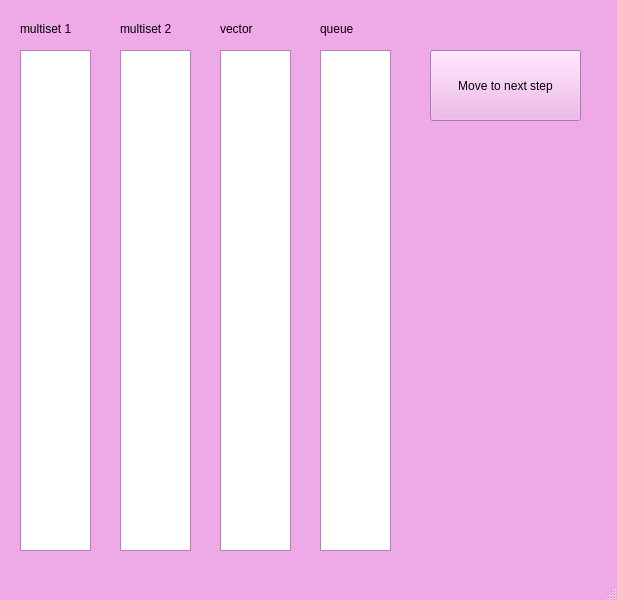
<?xml version="1.0" encoding="UTF-8"?>
<ui version="4.0">
 <class>MainWindow</class>
 <widget class="QMainWindow" name="MainWindow">
  <property name="geometry">
   <rect>
    <x>0</x>
    <y>0</y>
    <width>617</width>
    <height>600</height>
   </rect>
  </property>
  <property name="palette">
   <palette>
    <active>
     <colorrole role="WindowText">
      <brush brushstyle="SolidPattern">
       <color alpha="255">
        <red>0</red>
        <green>0</green>
        <blue>0</blue>
       </color>
      </brush>
     </colorrole>
     <colorrole role="Button">
      <brush brushstyle="SolidPattern">
       <color alpha="255">
        <red>238</red>
        <green>170</green>
        <blue>231</blue>
       </color>
      </brush>
     </colorrole>
     <colorrole role="Light">
      <brush brushstyle="SolidPattern">
       <color alpha="255">
        <red>255</red>
        <green>255</green>
        <blue>255</blue>
       </color>
      </brush>
     </colorrole>
     <colorrole role="Midlight">
      <brush brushstyle="SolidPattern">
       <color alpha="255">
        <red>246</red>
        <green>212</green>
        <blue>243</blue>
       </color>
      </brush>
     </colorrole>
     <colorrole role="Dark">
      <brush brushstyle="SolidPattern">
       <color alpha="255">
        <red>119</red>
        <green>85</green>
        <blue>115</blue>
       </color>
      </brush>
     </colorrole>
     <colorrole role="Mid">
      <brush brushstyle="SolidPattern">
       <color alpha="255">
        <red>159</red>
        <green>113</green>
        <blue>154</blue>
       </color>
      </brush>
     </colorrole>
     <colorrole role="Text">
      <brush brushstyle="SolidPattern">
       <color alpha="255">
        <red>0</red>
        <green>0</green>
        <blue>0</blue>
       </color>
      </brush>
     </colorrole>
     <colorrole role="BrightText">
      <brush brushstyle="SolidPattern">
       <color alpha="255">
        <red>255</red>
        <green>255</green>
        <blue>255</blue>
       </color>
      </brush>
     </colorrole>
     <colorrole role="ButtonText">
      <brush brushstyle="SolidPattern">
       <color alpha="255">
        <red>0</red>
        <green>0</green>
        <blue>0</blue>
       </color>
      </brush>
     </colorrole>
     <colorrole role="Base">
      <brush brushstyle="SolidPattern">
       <color alpha="255">
        <red>255</red>
        <green>255</green>
        <blue>255</blue>
       </color>
      </brush>
     </colorrole>
     <colorrole role="Window">
      <brush brushstyle="SolidPattern">
       <color alpha="255">
        <red>238</red>
        <green>170</green>
        <blue>231</blue>
       </color>
      </brush>
     </colorrole>
     <colorrole role="Shadow">
      <brush brushstyle="SolidPattern">
       <color alpha="255">
        <red>0</red>
        <green>0</green>
        <blue>0</blue>
       </color>
      </brush>
     </colorrole>
     <colorrole role="AlternateBase">
      <brush brushstyle="SolidPattern">
       <color alpha="255">
        <red>246</red>
        <green>212</green>
        <blue>243</blue>
       </color>
      </brush>
     </colorrole>
     <colorrole role="ToolTipBase">
      <brush brushstyle="SolidPattern">
       <color alpha="255">
        <red>255</red>
        <green>255</green>
        <blue>220</blue>
       </color>
      </brush>
     </colorrole>
     <colorrole role="ToolTipText">
      <brush brushstyle="SolidPattern">
       <color alpha="255">
        <red>0</red>
        <green>0</green>
        <blue>0</blue>
       </color>
      </brush>
     </colorrole>
     <colorrole role="PlaceholderText">
      <brush brushstyle="SolidPattern">
       <color alpha="128">
        <red>0</red>
        <green>0</green>
        <blue>0</blue>
       </color>
      </brush>
     </colorrole>
    </active>
    <inactive>
     <colorrole role="WindowText">
      <brush brushstyle="SolidPattern">
       <color alpha="255">
        <red>0</red>
        <green>0</green>
        <blue>0</blue>
       </color>
      </brush>
     </colorrole>
     <colorrole role="Button">
      <brush brushstyle="SolidPattern">
       <color alpha="255">
        <red>238</red>
        <green>170</green>
        <blue>231</blue>
       </color>
      </brush>
     </colorrole>
     <colorrole role="Light">
      <brush brushstyle="SolidPattern">
       <color alpha="255">
        <red>255</red>
        <green>255</green>
        <blue>255</blue>
       </color>
      </brush>
     </colorrole>
     <colorrole role="Midlight">
      <brush brushstyle="SolidPattern">
       <color alpha="255">
        <red>246</red>
        <green>212</green>
        <blue>243</blue>
       </color>
      </brush>
     </colorrole>
     <colorrole role="Dark">
      <brush brushstyle="SolidPattern">
       <color alpha="255">
        <red>119</red>
        <green>85</green>
        <blue>115</blue>
       </color>
      </brush>
     </colorrole>
     <colorrole role="Mid">
      <brush brushstyle="SolidPattern">
       <color alpha="255">
        <red>159</red>
        <green>113</green>
        <blue>154</blue>
       </color>
      </brush>
     </colorrole>
     <colorrole role="Text">
      <brush brushstyle="SolidPattern">
       <color alpha="255">
        <red>0</red>
        <green>0</green>
        <blue>0</blue>
       </color>
      </brush>
     </colorrole>
     <colorrole role="BrightText">
      <brush brushstyle="SolidPattern">
       <color alpha="255">
        <red>255</red>
        <green>255</green>
        <blue>255</blue>
       </color>
      </brush>
     </colorrole>
     <colorrole role="ButtonText">
      <brush brushstyle="SolidPattern">
       <color alpha="255">
        <red>0</red>
        <green>0</green>
        <blue>0</blue>
       </color>
      </brush>
     </colorrole>
     <colorrole role="Base">
      <brush brushstyle="SolidPattern">
       <color alpha="255">
        <red>255</red>
        <green>255</green>
        <blue>255</blue>
       </color>
      </brush>
     </colorrole>
     <colorrole role="Window">
      <brush brushstyle="SolidPattern">
       <color alpha="255">
        <red>238</red>
        <green>170</green>
        <blue>231</blue>
       </color>
      </brush>
     </colorrole>
     <colorrole role="Shadow">
      <brush brushstyle="SolidPattern">
       <color alpha="255">
        <red>0</red>
        <green>0</green>
        <blue>0</blue>
       </color>
      </brush>
     </colorrole>
     <colorrole role="AlternateBase">
      <brush brushstyle="SolidPattern">
       <color alpha="255">
        <red>246</red>
        <green>212</green>
        <blue>243</blue>
       </color>
      </brush>
     </colorrole>
     <colorrole role="ToolTipBase">
      <brush brushstyle="SolidPattern">
       <color alpha="255">
        <red>255</red>
        <green>255</green>
        <blue>220</blue>
       </color>
      </brush>
     </colorrole>
     <colorrole role="ToolTipText">
      <brush brushstyle="SolidPattern">
       <color alpha="255">
        <red>0</red>
        <green>0</green>
        <blue>0</blue>
       </color>
      </brush>
     </colorrole>
     <colorrole role="PlaceholderText">
      <brush brushstyle="SolidPattern">
       <color alpha="128">
        <red>0</red>
        <green>0</green>
        <blue>0</blue>
       </color>
      </brush>
     </colorrole>
    </inactive>
    <disabled>
     <colorrole role="WindowText">
      <brush brushstyle="SolidPattern">
       <color alpha="255">
        <red>119</red>
        <green>85</green>
        <blue>115</blue>
       </color>
      </brush>
     </colorrole>
     <colorrole role="Button">
      <brush brushstyle="SolidPattern">
       <color alpha="255">
        <red>238</red>
        <green>170</green>
        <blue>231</blue>
       </color>
      </brush>
     </colorrole>
     <colorrole role="Light">
      <brush brushstyle="SolidPattern">
       <color alpha="255">
        <red>255</red>
        <green>255</green>
        <blue>255</blue>
       </color>
      </brush>
     </colorrole>
     <colorrole role="Midlight">
      <brush brushstyle="SolidPattern">
       <color alpha="255">
        <red>246</red>
        <green>212</green>
        <blue>243</blue>
       </color>
      </brush>
     </colorrole>
     <colorrole role="Dark">
      <brush brushstyle="SolidPattern">
       <color alpha="255">
        <red>119</red>
        <green>85</green>
        <blue>115</blue>
       </color>
      </brush>
     </colorrole>
     <colorrole role="Mid">
      <brush brushstyle="SolidPattern">
       <color alpha="255">
        <red>159</red>
        <green>113</green>
        <blue>154</blue>
       </color>
      </brush>
     </colorrole>
     <colorrole role="Text">
      <brush brushstyle="SolidPattern">
       <color alpha="255">
        <red>119</red>
        <green>85</green>
        <blue>115</blue>
       </color>
      </brush>
     </colorrole>
     <colorrole role="BrightText">
      <brush brushstyle="SolidPattern">
       <color alpha="255">
        <red>255</red>
        <green>255</green>
        <blue>255</blue>
       </color>
      </brush>
     </colorrole>
     <colorrole role="ButtonText">
      <brush brushstyle="SolidPattern">
       <color alpha="255">
        <red>119</red>
        <green>85</green>
        <blue>115</blue>
       </color>
      </brush>
     </colorrole>
     <colorrole role="Base">
      <brush brushstyle="SolidPattern">
       <color alpha="255">
        <red>238</red>
        <green>170</green>
        <blue>231</blue>
       </color>
      </brush>
     </colorrole>
     <colorrole role="Window">
      <brush brushstyle="SolidPattern">
       <color alpha="255">
        <red>238</red>
        <green>170</green>
        <blue>231</blue>
       </color>
      </brush>
     </colorrole>
     <colorrole role="Shadow">
      <brush brushstyle="SolidPattern">
       <color alpha="255">
        <red>0</red>
        <green>0</green>
        <blue>0</blue>
       </color>
      </brush>
     </colorrole>
     <colorrole role="AlternateBase">
      <brush brushstyle="SolidPattern">
       <color alpha="255">
        <red>238</red>
        <green>170</green>
        <blue>231</blue>
       </color>
      </brush>
     </colorrole>
     <colorrole role="ToolTipBase">
      <brush brushstyle="SolidPattern">
       <color alpha="255">
        <red>255</red>
        <green>255</green>
        <blue>220</blue>
       </color>
      </brush>
     </colorrole>
     <colorrole role="ToolTipText">
      <brush brushstyle="SolidPattern">
       <color alpha="255">
        <red>0</red>
        <green>0</green>
        <blue>0</blue>
       </color>
      </brush>
     </colorrole>
     <colorrole role="PlaceholderText">
      <brush brushstyle="SolidPattern">
       <color alpha="128">
        <red>0</red>
        <green>0</green>
        <blue>0</blue>
       </color>
      </brush>
     </colorrole>
    </disabled>
   </palette>
  </property>
  <property name="windowTitle">
   <string>MainWindow</string>
  </property>
  <widget class="QWidget" name="centralwidget">
   <widget class="QTextEdit" name="multiset_textEdit_1">
    <property name="geometry">
     <rect>
      <x>20</x>
      <y>50</y>
      <width>71</width>
      <height>501</height>
     </rect>
    </property>
    <property name="readOnly">
     <bool>true</bool>
    </property>
   </widget>
   <widget class="QTextEdit" name="multiset_textEdit_2">
    <property name="geometry">
     <rect>
      <x>120</x>
      <y>50</y>
      <width>71</width>
      <height>501</height>
     </rect>
    </property>
    <property name="readOnly">
     <bool>true</bool>
    </property>
   </widget>
   <widget class="QLabel" name="label">
    <property name="geometry">
     <rect>
      <x>20</x>
      <y>20</y>
      <width>71</width>
      <height>17</height>
     </rect>
    </property>
    <property name="text">
     <string>multiset 1</string>
    </property>
   </widget>
   <widget class="QLabel" name="label_2">
    <property name="geometry">
     <rect>
      <x>120</x>
      <y>20</y>
      <width>71</width>
      <height>17</height>
     </rect>
    </property>
    <property name="text">
     <string>multiset 2</string>
    </property>
   </widget>
   <widget class="QLabel" name="label_3">
    <property name="geometry">
     <rect>
      <x>220</x>
      <y>20</y>
      <width>71</width>
      <height>17</height>
     </rect>
    </property>
    <property name="text">
     <string>vector</string>
    </property>
   </widget>
   <widget class="QLabel" name="label_4">
    <property name="geometry">
     <rect>
      <x>320</x>
      <y>20</y>
      <width>71</width>
      <height>17</height>
     </rect>
    </property>
    <property name="text">
     <string>queue</string>
    </property>
   </widget>
   <widget class="QTextEdit" name="vector_textEdit">
    <property name="geometry">
     <rect>
      <x>220</x>
      <y>50</y>
      <width>71</width>
      <height>501</height>
     </rect>
    </property>
    <property name="readOnly">
     <bool>true</bool>
    </property>
   </widget>
   <widget class="QTextEdit" name="queue_textEdit">
    <property name="geometry">
     <rect>
      <x>320</x>
      <y>50</y>
      <width>71</width>
      <height>501</height>
     </rect>
    </property>
    <property name="readOnly">
     <bool>true</bool>
    </property>
   </widget>
   <widget class="QPushButton" name="next_pushButton">
    <property name="geometry">
     <rect>
      <x>430</x>
      <y>50</y>
      <width>151</width>
      <height>71</height>
     </rect>
    </property>
    <property name="text">
     <string>Move to next step</string>
    </property>
   </widget>
   <widget class="QLabel" name="description_label">
    <property name="geometry">
     <rect>
      <x>420</x>
      <y>190</y>
      <width>191</width>
      <height>101</height>
     </rect>
    </property>
    <property name="font">
     <font>
      <italic>true</italic>
     </font>
    </property>
    <property name="frameShape">
     <enum>QFrame::NoFrame</enum>
    </property>
    <property name="frameShadow">
     <enum>QFrame::Plain</enum>
    </property>
    <property name="text">
     <string/>
    </property>
   </widget>
   <widget class="QLabel" name="step_label">
    <property name="geometry">
     <rect>
      <x>470</x>
      <y>160</y>
      <width>71</width>
      <height>31</height>
     </rect>
    </property>
    <property name="font">
     <font>
      <pointsize>13</pointsize>
      <weight>75</weight>
      <bold>true</bold>
      <underline>false</underline>
      <strikeout>false</strikeout>
     </font>
    </property>
    <property name="text">
     <string/>
    </property>
   </widget>
  </widget>
  <widget class="QMenuBar" name="menubar">
   <property name="geometry">
    <rect>
     <x>0</x>
     <y>0</y>
     <width>617</width>
     <height>22</height>
    </rect>
   </property>
  </widget>
  <widget class="QStatusBar" name="statusbar"/>
 </widget>
 <resources/>
 <connections/>
</ui>
